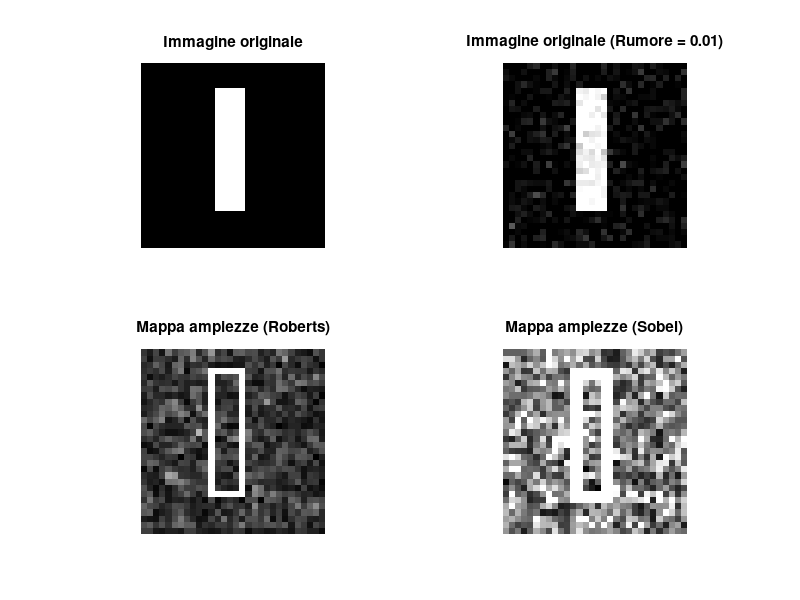

This figure's MATLAB source:
%%%%%%%%%%%%%%%%%%%%%%%%%%%%%%%%%%%%%%%%%%%%%%%%%%%%%%%%%%%%%%%%%%%%%%%%%%%
% ESERCIZIO: 2.2 (b)
% AUTORE:    Amos Cappellaro
% MATRICOLA: 134059
%
% All?immagine della barra aggiungere rumore gaussiano con varianza=0.01. 
% Ripetere il calcolo delle mappe di edge candidati con filtraggi di 
% Roberts e Sobel. Visualizzare i risultati e riportare le osservazioni 
% nelle conclusioni;
%%%%%%%%%%%%%%%%%%%%%%%%%%%%%%%%%%%%%%%%%%%%%%%%%%%%%%%%%%%%%%%%%%%%%%%%%%%

figure('Name','Esercizio 2.2 (b)','NumberTitle','off');

image = zeros(30,30);
image(5:24, 13:17)=1.;
noise = imnoise(image,'gaussian',0,0.01);

% Roberts
mascheraX = [1 0;0 -1];
mascheraY = [0 -1;1 0];
imageDXR = imfilter(noise,mascheraX); 
imageDYR = imfilter(noise,mascheraY); 
imageAmpR = abs(imageDXR) + abs(imageDYR);
subplot(2,2,1), imshow(image,'InitialMagnification', 'fit'); 
title('Immagine originale');
subplot(2,2,2), imshow(noise,'InitialMagnification', 'fit'); 
title('Immagine originale (Rumore = 0.01)');
subplot(2,2,3), imshow(imageAmpR,'InitialMagnification', 'fit'); 
title('Mappa ampiezze (Roberts)');

% Sobel
maschera1 = fspecial('sobel');
maschera2 = transpose(maschera1);
imageDXS = imfilter(noise,maschera1);
imageDYS = imfilter(noise,maschera2);
imageAmpS = abs(imageDXS) + abs(imageDYS);
subplot(2,2,4), imshow(imageAmpS,'InitialMagnification', 'fit'); 
title('Mappa ampiezze (Sobel)');